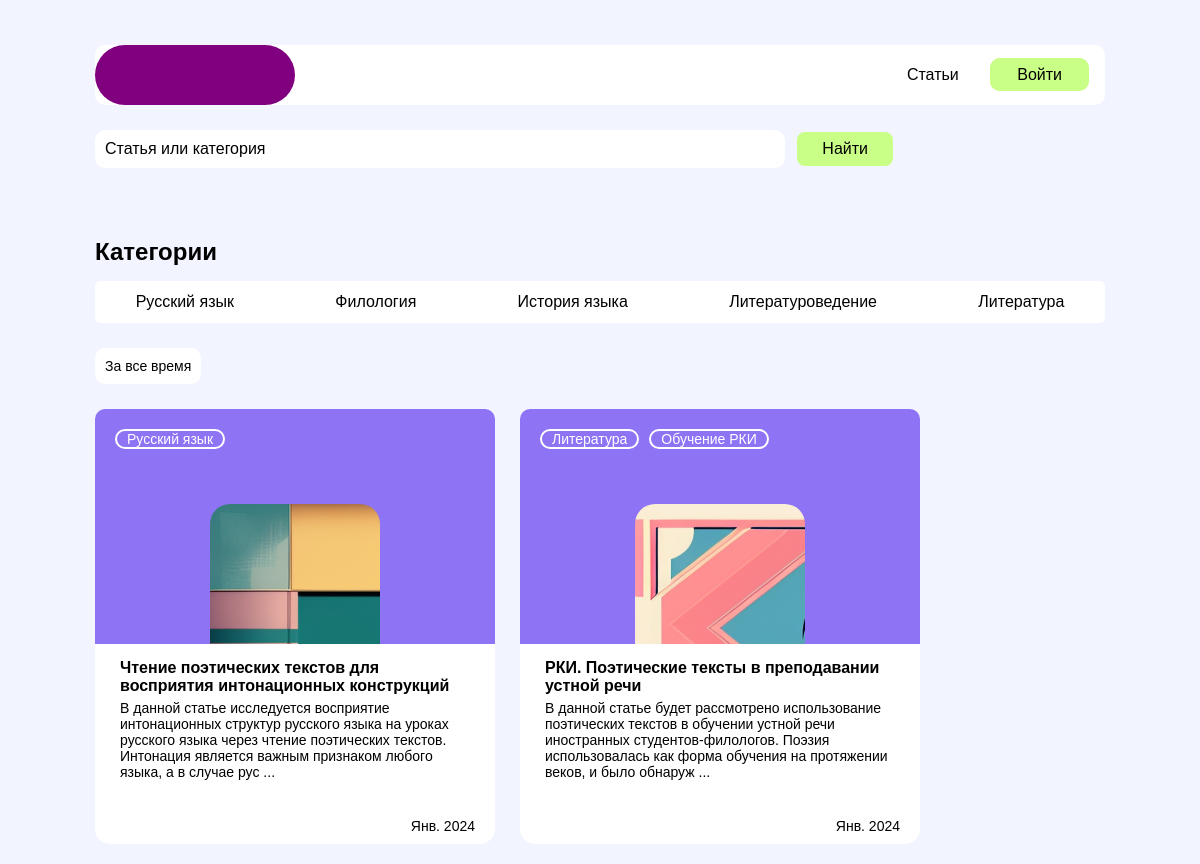
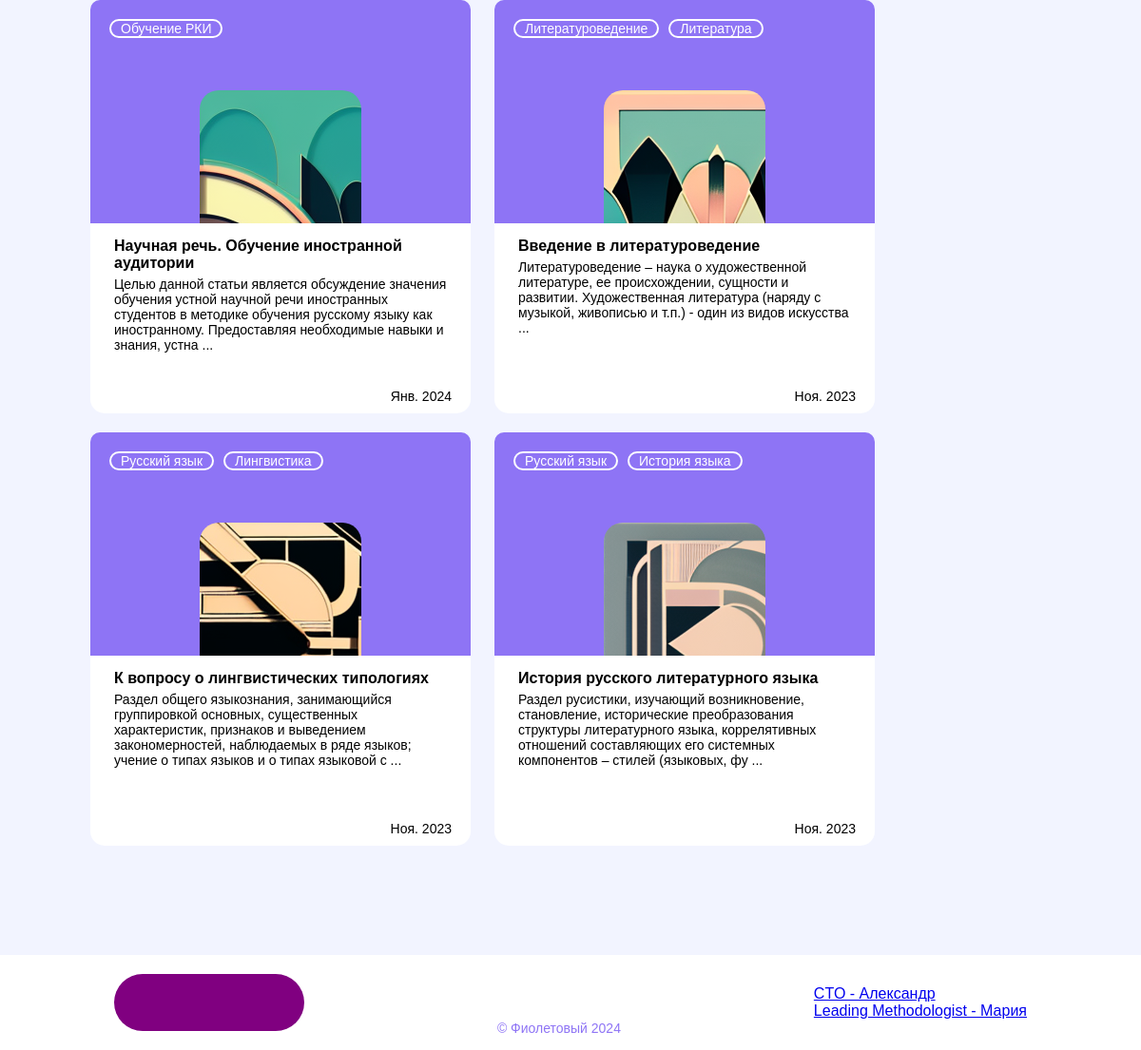
The app's page /articles/ with its own data (2 pictures, top to bottom).
### apps/popular_element/models.py (models this page shows)
class CategoriesTiles(models.Model):
    title = models.CharField(max_length=40, default="")
    categories = models.ManyToManyField(Category, related_name="tiles")
    enabled = models.BooleanField(default=False)
    class Meta:
        verbose_name = "5.2. Группа 'Плитки с категориями'"
        verbose_name_plural = "5.2. Группы 'Плитки с категориями'"

### apps/articles/models.py (models this page shows, shortened)
class Category(models.Model):
    name = models.CharField(max_length=20)
    color = models.CharField(max_length=7, default="#ffffff")
    class Meta:
        verbose_name = "2.2. Категория"
        verbose_name_plural = "2.2. Категории"

class Article(models.Model):
    title = models.CharField(max_length=100)
    attractive_text = models.TextField(default="Завлекающий текст")
    categories = models.ManyToManyField("Category", related_name="articles")
    image_base = models.ImageField(
        upload_to="static/img", default="img/solid-color-image.png"
    )
    main_text = models.TextField(default="Основной текст")
    main_text_headers_list = ListTextField(
        base_field=models.CharField(max_length=40, default=""),
        size=100,  # Maximum of 100 ids in list
        default=None,
    )
    main_text_headers_list_keys = models.CharField(max_length=200, default=" ")
    created_on = models.DateTimeField(auto_now_add=True)
    last_modified = models.DateTimeField(auto_now=True)
    flag_article_enabled = models.BooleanField(default=False)
    class Meta:
        verbose_name = "2.1. Статья"
        verbose_name_plural = "2.1. Статьи"
        ordering = ["-title"]

### apps/main/scripts.py (the view)
    def wrapper(*args, **kwargs):
        request = args[0]
        adress = request.META.get("HTTP_X_FORWARDED_FOR")
        if adress:
            user_ip = adress.split(",")[-1].strip()
        else:
            user_ip = request.META.get("REMOTE_ADDR")
        user_agent = request.META.get("HTTP_USER_AGENT")
        opened = request.path
        message = (
            "\t".join(
                [
                    datetime.now().strftime("%Y.%m.%d %H:%M:%S"),
                    f"{user_ip}\t{user_agent}\t{opened}",
                ]
            )
            + "\n"
        )
        flag_skip_local_usage = False
        if str(user_ip) in ("127.0.0.1", "192.168.0.17", "10.8.0.8"):
            flag_skip_local_usage = True
        if not flag_skip_local_usage:
            with open(os.path.join(LOG_FILEPATH, LOG_FILENAME), "a") as file:
                file.write(message)
        return function(*args, **kwargs)

### apps/articles/templatetags/articles_filters.py (called while the page is built)
@register.filter(name="sort_by_creation_date")
def sort_by_date(articles):
    articles_dict = {}
    for article in articles:
        articles_dict.update({article.pk: time.mktime(article.created_on.timetuple())})
    articles_dict = dict(sorted(articles_dict.items(), key=lambda item: item[1]))
    new_articles_list = []
    for pk in articles_dict.keys():
        for article in articles:
            if article.pk == pk:
                new_articles_list.append(article)
    return new_articles_list[::-1]

### apps/articles/views.py (called while the page is built)
@register_user_activity
def articles_index(request):
    articles = Article.objects.filter(flag_article_enabled=True).order_by(
        "-last_modified"
    )
    category_tiles_object = CategoriesTiles.objects.first()
    category_tiles_list = category_tiles_object.categories.all()
    context = {
        "articles": articles,
        "category_tiles": category_tiles_list,
        "category_tiles_title": category_tiles_object.title,
    }
    return render(request, "articles_index.html", context)

### apps/articles/templates/articles_index.html (shortened to what this page needs)
{% extends "base.html" %}
{% load articles_filters %}
{% load static %}
{% block page_content %}
<div class="article_search_row">
    <div class="article_search_row_input">
        <div class="article_search_row_input_field">Статья или категория</div>
    </div>
    <a href="#" class="article_search_row_button base_navigation_element_background">Найти</a>
</div>
<div class="base_block_header">{{ category_tiles_title }}</div>
<div class="category_row">
    {% for category_tile in category_tiles %}
        {% if forloop.last %}
            <a href="/articles/{{category_tile.name}}/" class="category_element_link" style="margin-right: 0px;">
        {% else %}
            <a href="/articles/{{category_tile.name}}/" class="category_element_link" style="margin-right: 20px;">
        {% endif %}
            <div class="category_element_text">
                {{ category_tile.name }}
            </div>
        </a>
    {% endfor %}
</div>
<div class="article_filter_by_date">За все время</div>
<div class="article_preview_row">
    {% for article in articles|sort_by_creation_date %}
    <div class="article_preview_card">
        <div class="article_preview_poster">
            <div class="article_preview_poster_category_block">
                {% for category in article.categories.all %}
                    <a class="article_preview_poster_category" href="{% url 'articles_category' category.name %}">
                        <div >
                            {{ category.name }}
                        </div>
                    </a>
                {% endfor %}
            </div>
            <div class="article_preview_poster_image" style="background-image: url({{ article.image_base.url }});">
            </div>
        </div>
        <div class="article_preview_text">
            <a href="{% url 'articles_detail' article.pk %}">
                <div class="article_preview_text_title">{{ article.title }}</div>
                <div class="article_preview_text_attractive_text">{{ article.attractive_text | safe |slice:":200"}} ...</div>
                <div class="article_preview_text_date">{{ article.last_modified.date | date:"M. Y"}}</div>
            </a>
        </div>
    </div>
    {% endfor %}
</div>
{% endblock %}

### apps/main/templates/base.html (shortened to what this page needs)
<!DOCTYPE html>
<html lang="ru">
<head>
  {% load static %}
  <link href="{% static 'css/base_general.css' %}" rel="stylesheet" />
  <link href="{% static 'css/article_card.css' %}" rel="stylesheet" />
  <link href="{% static 'css/category_elements.css' %}" rel="stylesheet" />
</head>
<body>
  <div class="base_container">
    <div class="base_navigation">
      <a class="base_navigation_logo" href="{% url 'home' %}"><div></div></a>
      <div class="base_navigation_row">
        <a class="base_navigation_element" href="{% url 'articles_index' %}">Статьи</a>
        {% if request.user.is_authenticated %}
          <a class="base_navigation_element base_navigation_element_background" href="{% url 'account_page' %}">Аккаунт</a>
        {% else %}
          <a class="base_navigation_element base_navigation_element_background" href="{% url 'login' %}">Войти</a>
        {% endif %}
      </div>
    </div>
    <div style="margin-bottom: auto;">
        {% block page_content %}{% endblock %}
    </div>
  </div>
  {% include 'footer.html' %}
  </body>
</html>

### apps/main/templates/footer.html
<div class="base_footer">
  <a class="base_navigation_logo" href="{% url 'home' %}"><div></div></a>
  <div class="base_footer_actual_year">© Фиолетовый {% now 'Y' %}</div>
  <div class="base_footer_links_row">
    <div class="base_footer_links_element">
      <a href="https://vk.com/thalium">CTO - Александр</a>
    </div>
    <div class="base_footer_links_element">
      <a href="https://vk.com/mariya_music">Leading Methodologist - Мария</a>
    </div>
  </div>
</div>

### static/css/base_general.css (style rules this page uses)
html { padding: 0px !important; margin: 0px !important; }
body { background-color: #f2f4ff; font-family: Arial, Helvetica, sans-serif; padding: 0px !important; margin: 0px !important; }
.base_container { padding:45px 95px 0 95px; min-width: 700px; max-width: 1400px; margin-left: auto; margin-right: auto; }
.base_footer { background: white; height: 100px; display: flex; padding: 0 120px 0 120px; margin-top: 95px; }
.base_footer_links_row { margin: auto 0 auto auto; }
.base_footer_actual_year { margin-top: auto; margin-bottom: 15px; color: #8E74F5; font-size: 14px; }
.base_block_header { font-size: 24px; font-weight: 700; margin: 30px 0 15px 0; }
.base_navigation { background: white; font-size: 16px; border-radius: 10px; display: flex; }
.base_navigation_logo { background: purple; width: 200px; height: 60px; display: block; margin: auto auto auto 0; border-radius: 30px; }
.base_navigation_row { margin: auto 16px auto auto; }
.base_navigation_element { border-radius: 5px; padding: 6px 25px 6px 25px; text-decoration: none; color:black; border: 2px solid white; transition: 0.3s; }
.base_navigation_element_background { border-radius: 10px; background: #CAFF87; border: 2px solid #CAFF87; }

### static/css/article_card.css (style rules this page uses)
.article_preview_row { position: relative; flex-wrap: wrap; display: -webkit-inline-box; }
.article_preview_card { width: 400px; background-color: white; margin: 0 25px 35px 0; border-radius: 15px; margin-bottom: 20px; transition: 0.3s; }
.article_preview_poster { border-radius: 10px 10px 0 0; background: #8E74F5; transition: 0.3s; }
.article_preview_poster_category_block { padding: 20px 10px 5px 20px; display: flex; }
.article_preview_poster_category_block a { color:white; text-decoration: none; transition: 0.3s; }
.article_preview_poster_category { background-color: transparent; color: black; border: 2px solid; border-radius: 15px; padding-left: 10px !important; padding-right: 10px !important; width: fit-content; margin: 0 10px 10px 0; font-size: 14px; }
.article_preview_poster_image { height: 140px; width: 170px; margin: 40px auto 0px auto; border-radius: 20px 20px 0 0; }
.article_preview_text { padding: 10px 25px 10px 25px; position: relative; height: 180px; }
.article_preview_text a { color:black; text-decoration: none; }
.article_preview_text_title { font-size: 16px; margin: 5px 0 5px 0; font-weight: 600; font-family: Arial; }
.article_preview_text_attractive_text { font-size: 14px; }
.article_preview_text_date { font-size: 14px; position: absolute; bottom: 0; right: 0; padding: 0 20px 10px 0; }
.article_filter_by_date { background: white; border-radius: 10px; padding: 10px; width: max-content; font-size: 14px; }
.article_search_row { margin-top: 25px; display: flex; max-width: 800px; }
.article_search_row_input { background: white; font-size: 16px; border-radius: 10px; padding: 10px 10px 10px 10px; width: 100%; margin-right: 10px; }
.article_search_row_button { margin-left: auto; border-radius: 10px; padding: 8px 25px 6px 25px; text-decoration: none; color:black; border: 2px solid #f2f4ff; transition: 0.3s; }

### static/css/category_elements.css (style rules this page uses)
.category_row { display: flex; background: white; border-radius: 10px; width: fit-content; min-width: 100%; }
.category_element_link { flex: auto; border: 2px solid white; border-radius: 5px; transition: 0.3s; text-decoration: none; }
.category_element_text { text-align: center; text-decoration: none; font-size: 16px; padding: 10px; color: black; }

### records on screen
CategoriesTiles: title "Категории"
Category: name "Русский язык"
Category: name "Филология"
Category: name "История языка"
Category: name "Литературоведение"
Category: name "Литература"
Article: image_base (picture), title "Чтение поэтических текстов для восприятия интонационных конструкций", attractive_text "В данной статье исследуется восприятие интонационных структур русского языка на уроках русского языка через чтение поэтических текстов. Интонация является важным признаком любого языка, а в случае рус", last_modified "Янв. 2024"
Article: image_base (picture), title "РКИ. Поэтические тексты в преподавании устной речи", attractive_text "В данной статье будет рассмотрено использование поэтических текстов в обучении устной речи иностранных студентов-филологов. Поэзия использовалась как форма обучения на протяжении веков, и было обнаруж", last_modified "Янв. 2024"
Category: name "Обучение РКИ"
Article: image_base (picture), title "Научная речь. Обучение иностранной аудитории", attractive_text "Целью данной статьи является обсуждение значения обучения устной научной речи иностранных студентов в методике обучения русскому языку как иностранному. Предоставляя необходимые навыки и знания, устна", last_modified "Янв. 2024"
Article: image_base (picture), title "Введение в литературоведение", attractive_text "Литературоведение – наука о художественной литературе, ее происхождении, сущности и развитии. Художественная литература (наряду с музыкой, живописью и т.п.) - один из видов искусства", last_modified "Ноя. 2023"
Article: image_base (picture), title "К вопросу о лингвистических типологиях", attractive_text "Раздел общего языкознания, занимающийся группировкой основных, существенных характеристик, признаков и выведением закономерностей, наблюдаемых в ряде языков; учение о типах языков и о типах языковой с", last_modified "Ноя. 2023"
Category: name "Лингвистика"
Article: image_base (picture), title "История русского литературного языка", attractive_text "Раздел русистики, изучающий возникновение, становление, исторические преобразования структуры литературного языка, коррелятивных отношений составляющих его системных компонентов – стилей (языковых, фу", last_modified "Ноя. 2023"
